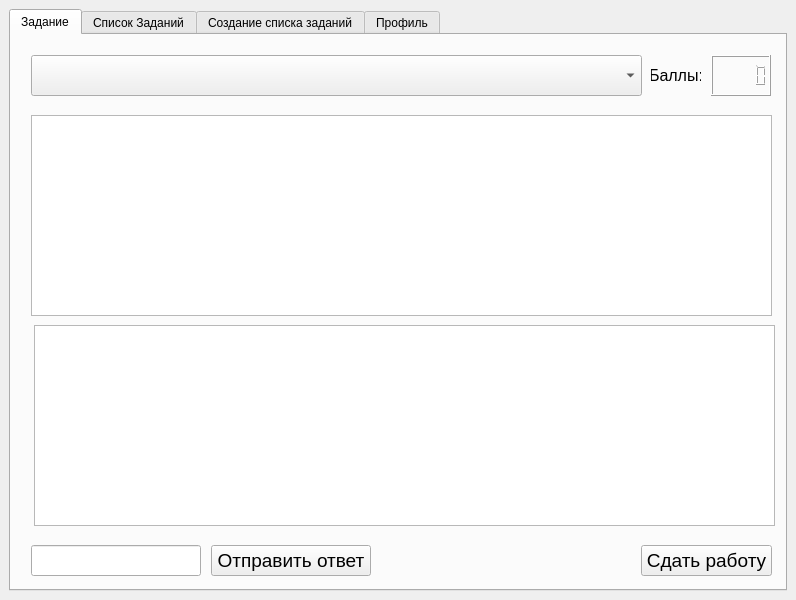
<?xml version="1.0" encoding="UTF-8"?>
<ui version="4.0">
 <class>MainWindow</class>
 <widget class="QMainWindow" name="MainWindow">
  <property name="geometry">
   <rect>
    <x>0</x>
    <y>0</y>
    <width>796</width>
    <height>600</height>
   </rect>
  </property>
  <property name="sizePolicy">
   <sizepolicy hsizetype="Preferred" vsizetype="Preferred">
    <horstretch>0</horstretch>
    <verstretch>0</verstretch>
   </sizepolicy>
  </property>
  <property name="minimumSize">
   <size>
    <width>0</width>
    <height>0</height>
   </size>
  </property>
  <property name="maximumSize">
   <size>
    <width>16777215</width>
    <height>16777215</height>
   </size>
  </property>
  <property name="sizeIncrement">
   <size>
    <width>0</width>
    <height>0</height>
   </size>
  </property>
  <property name="baseSize">
   <size>
    <width>0</width>
    <height>0</height>
   </size>
  </property>
  <property name="windowTitle">
   <string>MainWindow</string>
  </property>
  <widget class="QWidget" name="centralwidget">
   <layout class="QGridLayout" name="gridLayout">
    <item row="0" column="0">
     <widget class="QTabWidget" name="tabWidget">
      <property name="currentIndex">
       <number>0</number>
      </property>
      <widget class="QWidget" name="task">
       <attribute name="title">
        <string>Задание</string>
       </attribute>
       <widget class="QWidget" name="widget" native="true">
        <property name="enabled">
         <bool>true</bool>
        </property>
        <property name="geometry">
         <rect>
          <x>0</x>
          <y>0</y>
          <width>781</width>
          <height>551</height>
         </rect>
        </property>
        <property name="autoFillBackground">
         <bool>false</bool>
        </property>
        <widget class="QLineEdit" name="answer_edit">
         <property name="geometry">
          <rect>
           <x>20</x>
           <y>510</y>
           <width>170</width>
           <height>31</height>
          </rect>
         </property>
        </widget>
        <widget class="QPushButton" name="send_btn">
         <property name="geometry">
          <rect>
           <x>200</x>
           <y>510</y>
           <width>160</width>
           <height>31</height>
          </rect>
         </property>
         <property name="font">
          <font>
           <pointsize>14</pointsize>
          </font>
         </property>
         <property name="text">
          <string>Отправить ответ</string>
         </property>
        </widget>
        <widget class="QComboBox" name="task_choose">
         <property name="geometry">
          <rect>
           <x>20</x>
           <y>20</y>
           <width>611</width>
           <height>41</height>
          </rect>
         </property>
         <property name="sizePolicy">
          <sizepolicy hsizetype="Fixed" vsizetype="Fixed">
           <horstretch>0</horstretch>
           <verstretch>0</verstretch>
          </sizepolicy>
         </property>
         <property name="font">
          <font>
           <pointsize>10</pointsize>
           <weight>50</weight>
           <bold>false</bold>
          </font>
         </property>
        </widget>
        <widget class="QWidget" name="widget_5" native="true">
         <property name="geometry">
          <rect>
           <x>640</x>
           <y>20</y>
           <width>120</width>
           <height>41</height>
          </rect>
         </property>
         <widget class="QLabel" name="label_tmp_2">
          <property name="geometry">
           <rect>
            <x>0</x>
            <y>0</y>
            <width>50</width>
            <height>41</height>
           </rect>
          </property>
          <property name="font">
           <font>
            <pointsize>12</pointsize>
           </font>
          </property>
          <property name="text">
           <string>Баллы:</string>
          </property>
          <property name="alignment">
           <set>Qt::AlignCenter</set>
          </property>
         </widget>
         <widget class="QLCDNumber" name="lcdNumber">
          <property name="geometry">
           <rect>
            <x>60</x>
            <y>0</y>
            <width>60</width>
            <height>41</height>
           </rect>
          </property>
          <property name="intValue" stdset="0">
           <number>0</number>
          </property>
         </widget>
        </widget>
        <widget class="QLabel" name="label_tmp_1">
         <property name="geometry">
          <rect>
           <x>200</x>
           <y>510</y>
           <width>421</width>
           <height>31</height>
          </rect>
         </property>
         <property name="font">
          <font>
           <pointsize>12</pointsize>
           <weight>75</weight>
           <bold>true</bold>
          </font>
         </property>
         <property name="text">
          <string/>
         </property>
         <property name="alignment">
          <set>Qt::AlignLeading|Qt::AlignLeft|Qt::AlignVCenter</set>
         </property>
        </widget>
        <widget class="QPushButton" name="end_work">
         <property name="geometry">
          <rect>
           <x>630</x>
           <y>510</y>
           <width>131</width>
           <height>31</height>
          </rect>
         </property>
         <property name="font">
          <font>
           <pointsize>14</pointsize>
           <weight>50</weight>
           <bold>false</bold>
          </font>
         </property>
         <property name="text">
          <string>Сдать работу</string>
         </property>
        </widget>
        <widget class="QTextEdit" name="task_text">
         <property name="geometry">
          <rect>
           <x>20</x>
           <y>80</y>
           <width>741</width>
           <height>201</height>
          </rect>
         </property>
         <property name="font">
          <font>
           <pointsize>12</pointsize>
          </font>
         </property>
         <property name="readOnly">
          <bool>true</bool>
         </property>
         <property name="html">
          <string>&lt;!DOCTYPE HTML PUBLIC &quot;-//W3C//DTD HTML 4.0//EN&quot; &quot;http://www.w3.org/TR/REC-html40/strict.dtd&quot;&gt;
&lt;html&gt;&lt;head&gt;&lt;meta name=&quot;qrichtext&quot; content=&quot;1&quot; /&gt;&lt;style type=&quot;text/css&quot;&gt;
p, li { white-space: pre-wrap; }
&lt;/style&gt;&lt;/head&gt;&lt;body style=&quot; font-family:'MS Shell Dlg 2'; font-size:12pt; font-weight:400; font-style:normal;&quot;&gt;
&lt;p style=&quot;-qt-paragraph-type:empty; margin-top:0px; margin-bottom:0px; margin-left:0px; margin-right:0px; -qt-block-indent:0; text-indent:0px;&quot;&gt;&lt;br /&gt;&lt;/p&gt;&lt;/body&gt;&lt;/html&gt;</string>
         </property>
        </widget>
        <widget class="QTextEdit" name="textEdit">
         <property name="geometry">
          <rect>
           <x>23</x>
           <y>290</y>
           <width>741</width>
           <height>201</height>
          </rect>
         </property>
        </widget>
       </widget>
      </widget>
      <widget class="QWidget" name="task_list">
       <attribute name="title">
        <string>Список Заданий</string>
       </attribute>
       <widget class="QWidget" name="widget_2" native="true">
        <property name="geometry">
         <rect>
          <x>0</x>
          <y>0</y>
          <width>781</width>
          <height>561</height>
         </rect>
        </property>
        <widget class="QListWidget" name="teacher_tl">
         <property name="geometry">
          <rect>
           <x>10</x>
           <y>50</y>
           <width>751</width>
           <height>221</height>
          </rect>
         </property>
         <property name="font">
          <font>
           <family>MS Shell Dlg 2</family>
           <pointsize>10</pointsize>
          </font>
         </property>
        </widget>
        <widget class="QLabel" name="label_tmp_3">
         <property name="geometry">
          <rect>
           <x>10</x>
           <y>12</y>
           <width>301</width>
           <height>31</height>
          </rect>
         </property>
         <property name="font">
          <font>
           <pointsize>14</pointsize>
           <weight>75</weight>
           <bold>true</bold>
          </font>
         </property>
         <property name="contextMenuPolicy">
          <enum>Qt::DefaultContextMenu</enum>
         </property>
         <property name="text">
          <string>Задания от учителя:</string>
         </property>
        </widget>
        <widget class="QListWidget" name="self_tl">
         <property name="geometry">
          <rect>
           <x>10</x>
           <y>320</y>
           <width>751</width>
           <height>221</height>
          </rect>
         </property>
         <property name="font">
          <font>
           <family>MS Shell Dlg 2</family>
          </font>
         </property>
        </widget>
        <widget class="QLabel" name="label_tmp4">
         <property name="geometry">
          <rect>
           <x>10</x>
           <y>280</y>
           <width>301</width>
           <height>31</height>
          </rect>
         </property>
         <property name="font">
          <font>
           <pointsize>14</pointsize>
           <weight>75</weight>
           <bold>true</bold>
          </font>
         </property>
         <property name="contextMenuPolicy">
          <enum>Qt::DefaultContextMenu</enum>
         </property>
         <property name="text">
          <string>Свои задания:</string>
         </property>
        </widget>
        <widget class="QPushButton" name="add_task">
         <property name="geometry">
          <rect>
           <x>610</x>
           <y>282</y>
           <width>151</width>
           <height>31</height>
          </rect>
         </property>
         <property name="font">
          <font>
           <pointsize>10</pointsize>
          </font>
         </property>
         <property name="text">
          <string>Добавить свое задание</string>
         </property>
        </widget>
        <zorder>self_tl</zorder>
        <zorder>teacher_tl</zorder>
        <zorder>label_tmp_3</zorder>
        <zorder>label_tmp4</zorder>
        <zorder>add_task</zorder>
       </widget>
      </widget>
      <widget class="QWidget" name="tl_creation">
       <attribute name="title">
        <string>Создание списка заданий</string>
       </attribute>
       <widget class="QListWidget" name="task_select">
        <property name="geometry">
         <rect>
          <x>20</x>
          <y>130</y>
          <width>731</width>
          <height>351</height>
         </rect>
        </property>
        <property name="font">
         <font>
          <pointsize>10</pointsize>
         </font>
        </property>
       </widget>
       <widget class="QLabel" name="label_tmp_c1">
        <property name="geometry">
         <rect>
          <x>20</x>
          <y>10</y>
          <width>731</width>
          <height>31</height>
         </rect>
        </property>
        <property name="font">
         <font>
          <pointsize>18</pointsize>
          <weight>75</weight>
          <bold>true</bold>
         </font>
        </property>
        <property name="text">
         <string>Создание списка заданий</string>
        </property>
       </widget>
       <widget class="QLabel" name="label_tmp_c2">
        <property name="geometry">
         <rect>
          <x>20</x>
          <y>40</y>
          <width>731</width>
          <height>21</height>
         </rect>
        </property>
        <property name="font">
         <font>
          <pointsize>10</pointsize>
         </font>
        </property>
        <property name="text">
         <string>Выберите задание и нажмите &quot;+&quot; чтобы добавить один его экземпляр в работу</string>
        </property>
       </widget>
       <widget class="QLabel" name="label_tmp_c3">
        <property name="geometry">
         <rect>
          <x>20</x>
          <y>60</y>
          <width>731</width>
          <height>20</height>
         </rect>
        </property>
        <property name="font">
         <font>
          <pointsize>10</pointsize>
         </font>
        </property>
        <property name="text">
         <string>ВЫберите задание и нажмите &quot;-&quot;  чтобы убрать один его экземпляр из работы</string>
        </property>
       </widget>
       <widget class="QPushButton" name="save">
        <property name="geometry">
         <rect>
          <x>610</x>
          <y>500</y>
          <width>141</width>
          <height>41</height>
         </rect>
        </property>
        <property name="text">
         <string>Готово</string>
        </property>
       </widget>
       <widget class="QPushButton" name="cancel">
        <property name="geometry">
         <rect>
          <x>20</x>
          <y>500</y>
          <width>141</width>
          <height>41</height>
         </rect>
        </property>
        <property name="text">
         <string>Отмена</string>
        </property>
       </widget>
       <widget class="QLabel" name="label">
        <property name="geometry">
         <rect>
          <x>20</x>
          <y>90</y>
          <width>191</width>
          <height>31</height>
         </rect>
        </property>
        <property name="font">
         <font>
          <pointsize>12</pointsize>
         </font>
        </property>
        <property name="text">
         <string>Название списка заданий:</string>
        </property>
       </widget>
       <widget class="QLineEdit" name="tl_name">
        <property name="geometry">
         <rect>
          <x>220</x>
          <y>89</y>
          <width>531</width>
          <height>31</height>
         </rect>
        </property>
        <property name="font">
         <font>
          <pointsize>12</pointsize>
         </font>
        </property>
       </widget>
       <widget class="QPushButton" name="btn_plus">
        <property name="geometry">
         <rect>
          <x>520</x>
          <y>500</y>
          <width>75</width>
          <height>41</height>
         </rect>
        </property>
        <property name="font">
         <font>
          <pointsize>14</pointsize>
         </font>
        </property>
        <property name="text">
         <string>+</string>
        </property>
       </widget>
       <widget class="QPushButton" name="btn_minus">
        <property name="geometry">
         <rect>
          <x>430</x>
          <y>500</y>
          <width>75</width>
          <height>41</height>
         </rect>
        </property>
        <property name="font">
         <font>
          <pointsize>14</pointsize>
          <weight>75</weight>
          <bold>true</bold>
         </font>
        </property>
        <property name="text">
         <string>-</string>
        </property>
       </widget>
      </widget>
      <widget class="QWidget" name="account">
       <attribute name="title">
        <string>Профиль</string>
       </attribute>
      </widget>
     </widget>
    </item>
   </layout>
  </widget>
 </widget>
 <resources/>
 <connections/>
</ui>
